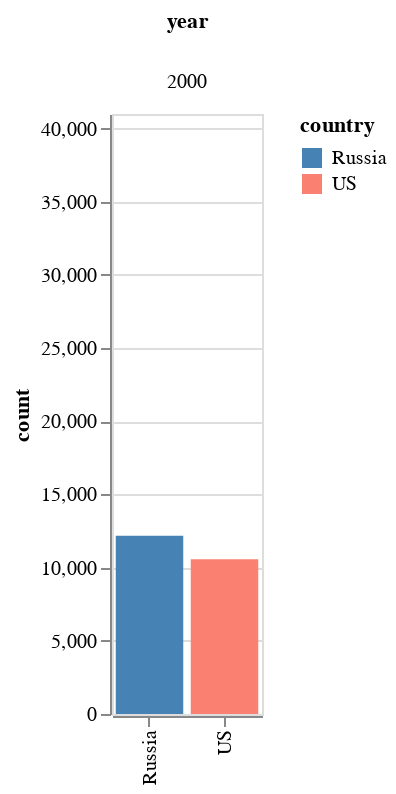

Notebook source saved alongside this figure:
### Markdown cell above
The visualization below is a more interactive way of representing changes in Russia's and the US's nuclear arsenals.

### Code cell
import altair as alt

# make dataframe that has all countries condensed into single column
# here I'm just doing Russia & US
year = []
country = []
count = []
for i,row in warheads.iterrows():
   year.append(row['Year'])
   country.append('Russia')
   count.append(row['Russia'])
   year.append(row['Year'])
   country.append('US')
   count.append(row['US'])
    
df2 = pd.DataFrame({'year':year,'country':country,'count':count})

# make color scale
pink_blue = alt.Scale(domain=('Russia', 'US'),
                     range=["steelblue", "salmon"])

# make slider from 1945 - 2022
# based on year column, default value 2000
slider = alt.binding_range(min=1945, max=2022, step=1)
select_year = alt.selection_single(name="year", fields=['year'],
                                  bind=slider, init={'year': 2000})

# make plot and link it to the slider
source = df2
alt.Chart(source).mark_bar().encode(
   x=alt.X('country:N', title=None),
   y=alt.Y('count:Q', scale=alt.Scale(domain=(0, 41000))),
   color=alt.Color('country:N', scale=pink_blue),
   column='year:O'
).properties(
   width=75
).add_selection(
   select_year
).transform_filter(
   select_year
)

### Figure 1 — Vega-Lite specification as saved in the notebook (floating-point values rounded to 4 significant figures; data arrays with more than 128 entries replaced by an {"elided": "..."} marker saying what was removed)
{"config": {"view": {"continuousWidth": 400, "continuousHeight": 300}}, "data": {"name": "data-aa130035e7ed5e18532783dc97c84562"}, "mark": "bar", "encoding": {"color": {"type": "nominal", "field": "country", "scale": {"domain": ["Russia", "US"], "range": ["steelblue", "salmon"]}}, "column": {"type": "ordinal", "field": "year"}, "x": {"type": "nominal", "field": "country", "title": null}, "y": {"type": "quantitative", "field": "count", "scale": {"domain": [0, 41000]}}}, "selection": {"year": {"type": "single", "fields": ["year"], "bind": {"input": "range", "max": 2022, "min": 1945, "step": 1}, "init": {"year": 2000}}}, "transform": [{"filter": {"selection": "year"}}], "width": 75, "$schema": "https://vega.github.io/schema/vega-lite/v4.8.1.json", "datasets": {"data-aa130035e7ed5e18532783dc97c84562": {"elided": "156 records"}}}
